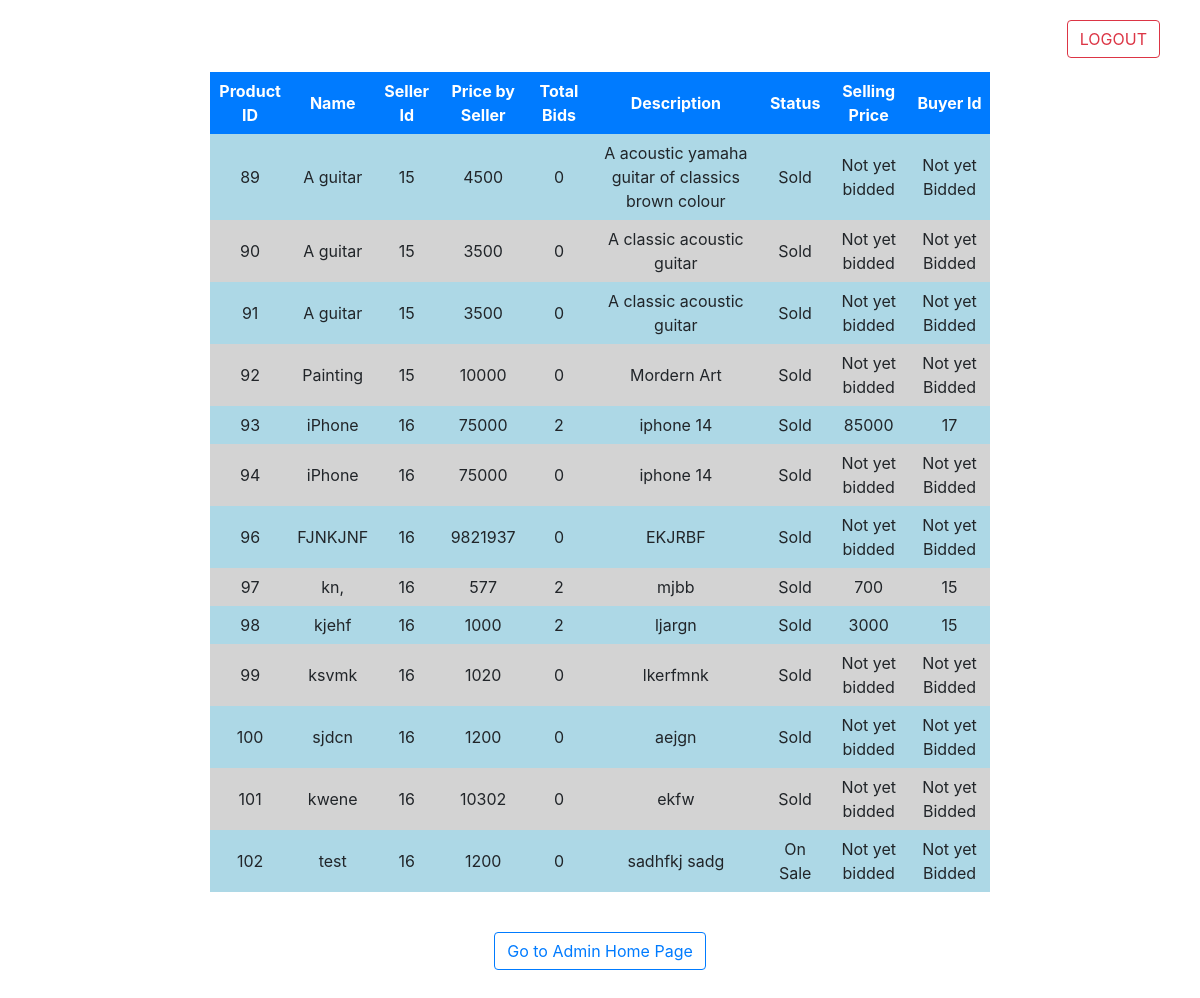
/admin_product.php (signed in), run on the app's committed database.
### tables this page shows
CREATE TABLE `tbl_product` (
  `pro_id` int(11) NOT NULL,
  `name` varchar(20) NOT NULL,
  `price` int(11) NOT NULL,
  `description` varchar(250) NOT NULL,
  `uid` int(11) NOT NULL,
  `bidstarttime` datetime NOT NULL,
  `bidendtime` datetime NOT NULL,
  `status` enum('On Sale','Sold','Disable') NOT NULL DEFAULT 'On Sale'
);

CREATE TABLE `tbl_bid` (
  `pro_id` int(11) NOT NULL,
  `uid` int(11) NOT NULL,
  `bid_amount` int(11) NOT NULL,
  `bid_id` int(11) NOT NULL
);

CREATE TABLE `tbl_purchase` (
  `purchase_id` int(11) NOT NULL,
  `bid_id` int(11) NOT NULL,
  `buyer_id` int(11) NOT NULL
);

### admin_product.php (the view, shortened to what this page needs)
<?php
include('db.php');
?>
<!DOCTYPE html>
<html>
<head>
	<link rel="stylesheet" href="https://maxcdn.bootstrapcdn.com/bootstrap/4.0.0/css/bootstrap.min.css">
	<link rel="stylesheet" href="css/bootstrap.min.css">
</head>
<body>
	<?php
    if (isset($_SESSION['admin_login'])) {
        ?>
        <div class="right">
			<a class="btn btn-outline-danger" href="logout.php">LOGOUT</a>
        </div>
        <?php
    }
    ?>
	<br>
	<form method="post">
		<table class="mt-5 mb-3" align="center" cellspacing="0" cellpadding="7" width="65%">
			<tr align="center">
				<th>Product ID</th>
				<th>Name</th>
				 <th>Seller Id</th>
				<th>Price by Seller</th>
                <th>Total Bids</th>
				<th>Description</th>
				<th>Status</th>
                <th>Selling Price </th>
				 <th colspan="2">Buyer Id </th>
			</tr>
			<?php
            $query1 = "select * from tbl_product";
            $run_q1 = $con->query($query1);
            while ($row_q1 = $run_q1->fetch_object()) {
            ?>
 			<tr align="center">
 				<td><?php echo $row_q1->pro_id; ?></td>
 				<td><?php echo $row_q1->name; ?></td>
				<td><?php echo $row_q1->uid; ?></td>
 				<td><?php echo $row_q1->price; ?></td>
                <?php
                $query3 = "select * from tbl_bid where pro_id = $row_q1->pro_id ORDER BY bid_amount DESC";
                $run_q3 = $con->query($query3);
                $row_q3 = $run_q3->fetch_object();
				$nub = $run_q3->num_rows;
                ?>
                <td><?php echo $num_rows = $run_q3->num_rows; ?></td>
 				<td><?php echo $row_q1->description; ?></td>
                <td><?php echo $row_q1->status; ?></td>
				<?php if($nub>0){?>
				<td><?php echo $row_q3->bid_amount; ?></td>
				<?php }else {?>
				<td><?php echo "Not yet bidded"; ?></td>
				<?php } ?>
				<?php if($nub>0){ ?>
				<?php $query4 = "select * from tbl_purchase where bid_id = $row_q3->bid_id";
                $run_q4 = $con->query($query4);
                $row_q4 = $run_q4->fetch_object();
				$nub1 = $run_q4->num_rows;
				?>
				<?php if($nub1>0){?>
				<td><?php echo $row_q4->buyer_id; ?></td>
				<?php }else {?>
				<td><?php echo "Bid going on"; ?></td>
				<?php } ?>
				<?php } else {?>
				<td><?php echo "Not yet Bidded"; ?></td>
				<?php } ?>
 			</tr>
            <?php
            }
            ?>
		</table>
	</form>
    <?php
    if (isset($_SESSION['admin_login'])) {
        ?>
        <div class="admin_home">
            <a class="btn btn-outline-primary" href="admin_home.php">Go to Admin Home Page</a>
        </div>
        <?php
    }
    ?>
</body>
</html>

### admin_product.php (style rules this page uses)
body { background-repeat: no-repeat; background-size: cover; }
div { margin: 20px; font-size: 25px; }
a { margin: 20px; font-size: 25px; }
tr:nth-child(odd) { background-color: lightgray; }
tr:nth-child(even) { background-color: lightblue; }
tr:nth-child(1) { background-color: #007bff; color: white; }
.right { position: absolute; top: 0; right: 0; margin: 0; margin-right: 20px; }
.admin_home { text-align: center; margin-top: 20px; }

### data on the page
tbl_product: pro_id "89", name "A guitar", uid "15", price "4500", num_rows "0", description "A acoustic yamaha guitar of classics brown colour", status "Sold", shows "Not yet bidded", shows "Not yet Bidded"
tbl_product: pro_id "90", name "A guitar", uid "15", price "3500", num_rows "0", description "A classic acoustic guitar", status "Sold", shows "Not yet bidded", shows "Not yet Bidded"
tbl_product: pro_id "91", name "A guitar", uid "15", price "3500", num_rows "0", description "A classic acoustic guitar", status "Sold", shows "Not yet bidded", shows "Not yet Bidded"
tbl_product: pro_id "92", name "Painting", uid "15", price "10000", num_rows "0", description "Mordern Art", status "Sold", shows "Not yet bidded", shows "Not yet Bidded"
tbl_product: pro_id "93", name "iPhone", uid "16", price "75000", num_rows "2", description "iphone 14", status "Sold", tbl_bid.bid_amount "85000", tbl_purchase.buyer_id "17"
tbl_product: pro_id "94", name "iPhone", uid "16", price "75000", num_rows "0", description "iphone 14", status "Sold", shows "Not yet bidded", shows "Not yet Bidded"
tbl_product: pro_id "96", name "FJNKJNF", uid "16", price "9821937", num_rows "0", description "EKJRBF", status "Sold", shows "Not yet bidded", shows "Not yet Bidded"
tbl_product: pro_id "97", name "kn,", uid "16", price "577", num_rows "2", description "mjbb", status "Sold", tbl_bid.bid_amount "700", tbl_purchase.buyer_id "15"
tbl_product: pro_id "98", name "kjehf", uid "16", price "1000", num_rows "2", description "ljargn", status "Sold", tbl_bid.bid_amount "3000", tbl_purchase.buyer_id "15"
tbl_product: pro_id "99", name "ksvmk", uid "16", price "1020", num_rows "0", description "lkerfmnk", status "Sold", shows "Not yet bidded", shows "Not yet Bidded"
tbl_product: pro_id "100", name "sjdcn", uid "16", price "1200", num_rows "0", description "aejgn", status "Sold", shows "Not yet bidded", shows "Not yet Bidded"
tbl_product: pro_id "101", name "kwene", uid "16", price "10302", num_rows "0", description "ekfw", status "Sold", shows "Not yet bidded", shows "Not yet Bidded"
tbl_product: pro_id "102", name "test", uid "16", price "1200", num_rows "0", description "sadhfkj sadg", status "On Sale", shows "Not yet bidded", shows "Not yet Bidded"
